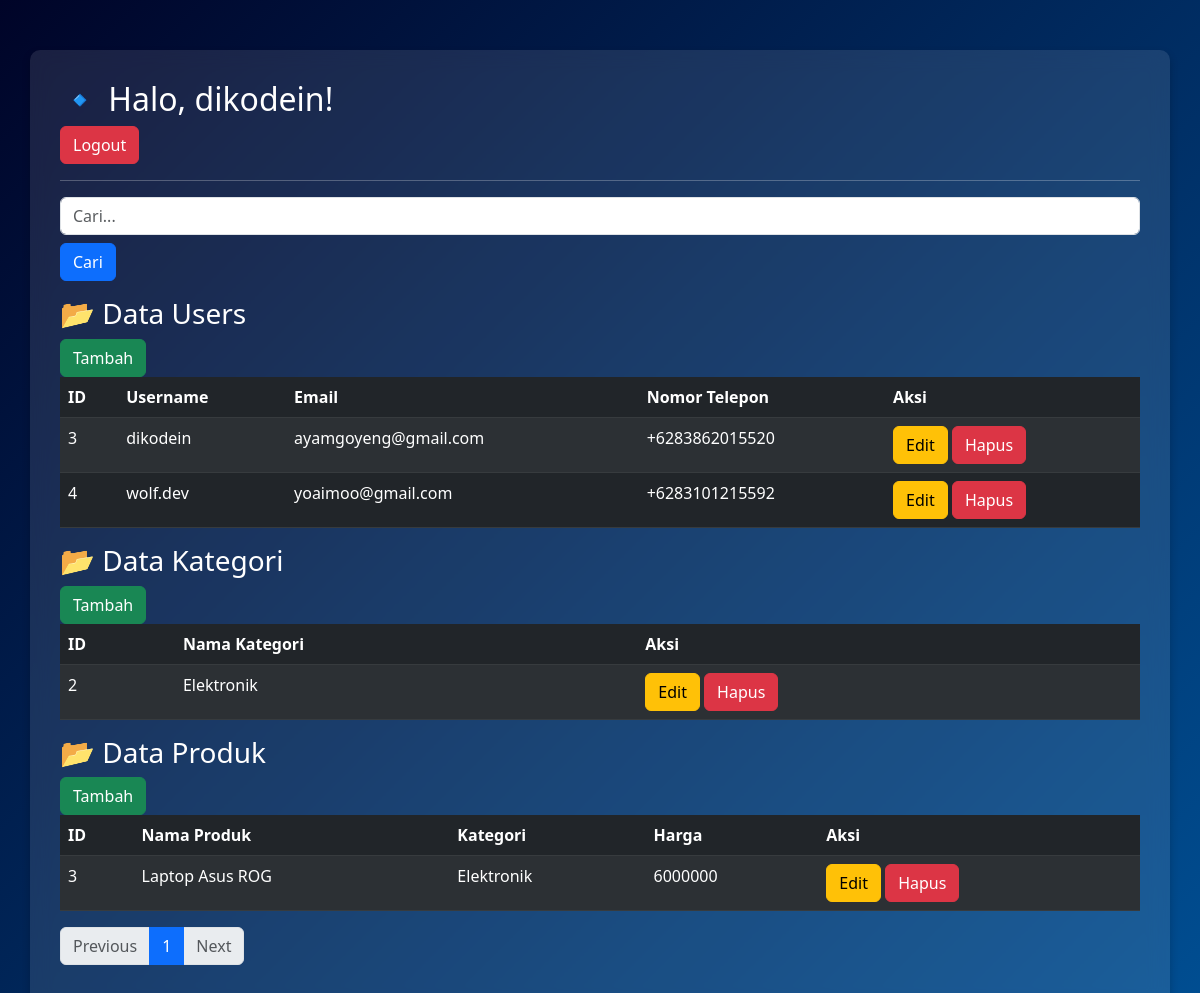
The app's page /adminpanel/index.php (signed in), older data.
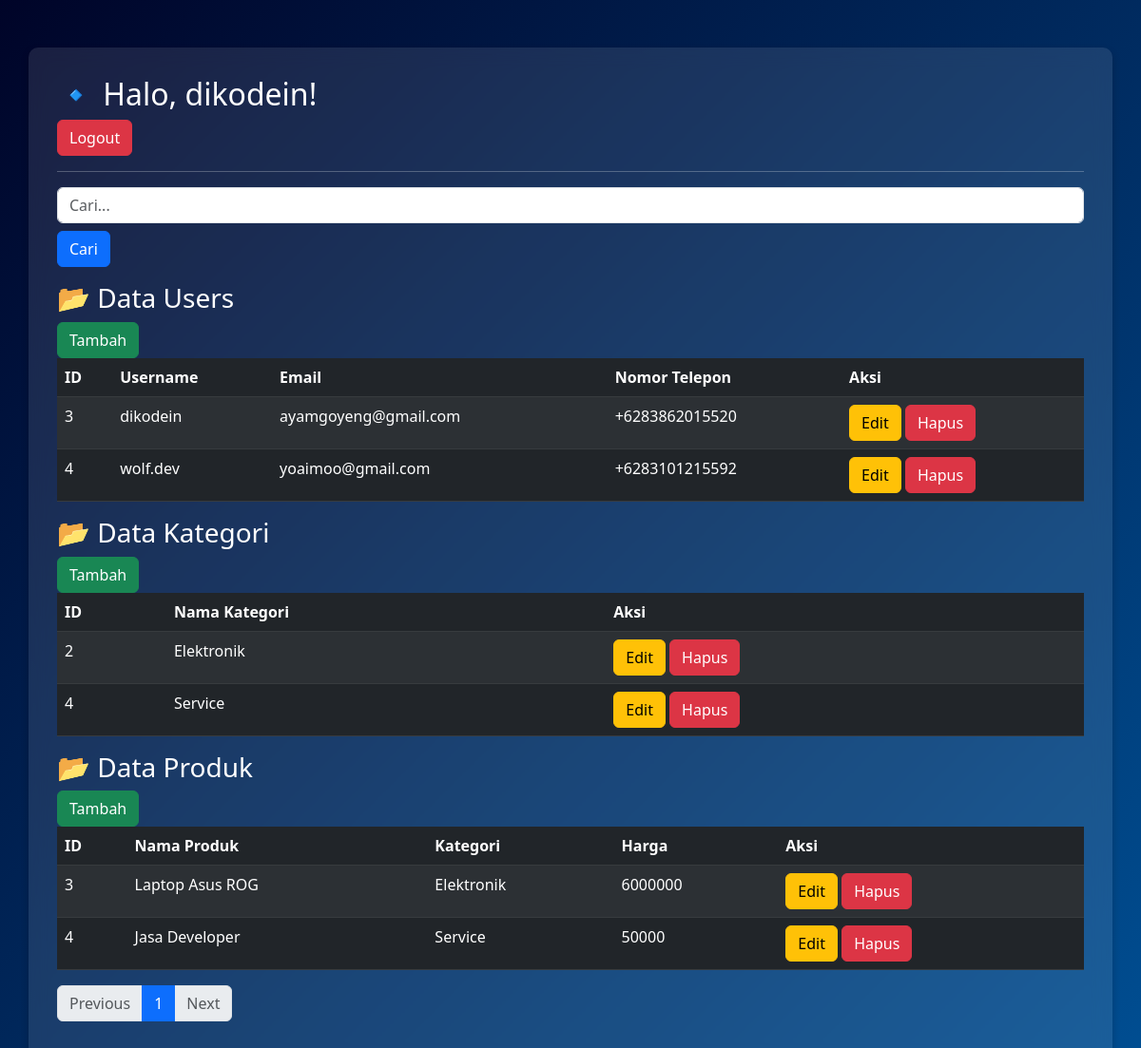
The same page, newer data.
### tables this page shows
CREATE TABLE `users` (
  `id` int(11) NOT NULL,
  `username` varchar(50) DEFAULT NULL,
  `email` varchar(255) NOT NULL,
  `nomor_telepon` varchar(20) NOT NULL,
  `password` varchar(255) DEFAULT NULL
);

CREATE TABLE `kategori` (
  `id` int(11) NOT NULL,
  `nama` varchar(100) DEFAULT NULL
);

CREATE TABLE `produk` (
  `id` int(11) NOT NULL,
  `kategori_id` int(11) DEFAULT NULL,
  `penjual_nama` varchar(255) NOT NULL,
  `whatsapp` varchar(255) NOT NULL,
  `nama` varchar(255) DEFAULT NULL,
  `harga` double DEFAULT NULL,
  `foto` varchar(255) DEFAULT NULL,
  `detail` text DEFAULT NULL,
  `stok` enum('habis','tersedia') DEFAULT 'tersedia'
);

### adminpanel/index.php (the view, shortened to what this page needs)
<?php
require "../koneksi.php";
$limit = 10;
$page = isset($_GET['page']) ? (int)$_GET['page'] : 1;
$start = ($page - 1) * $limit;
$search = isset($_GET['search']) ? trim($_GET['search']) : "";
$stmt_users = $koneksi->prepare("SELECT id, username, email, nomor_telepon FROM users WHERE username LIKE ? OR email LIKE ? LIMIT ?, ?");
$search_param = "%$search%";
$stmt_users->bind_param("ssii", $search_param, $search_param, $start, $limit);
$stmt_users->execute();
$users_query = $stmt_users->get_result();
$stmt_kategori = $koneksi->prepare("SELECT * FROM kategori WHERE nama LIKE ? LIMIT ?, ?");
$stmt_kategori->bind_param("sii", $search_param, $start, $limit);
$stmt_kategori->execute();
$kategori_query = $stmt_kategori->get_result();
$stmt_produk = $koneksi->prepare("SELECT produk.*, kategori.nama as kategori_nama FROM produk JOIN kategori ON produk.kategori_id = kategori.id WHERE produk.nama LIKE ? LIMIT ?, ?");
$stmt_produk->bind_param("sii", $search_param, $start, $limit);
$stmt_produk->execute();
$produk_query = $stmt_produk->get_result();
$total_users = $koneksi->query("SELECT COUNT(*) AS total FROM users WHERE username LIKE '%$search%' OR email LIKE '%$search%' ")->fetch_assoc()['total'];
$total_kategori = $koneksi->query("SELECT COUNT(*) AS total FROM kategori WHERE nama LIKE '%$search%' ")->fetch_assoc()['total'];
$total_produk = $koneksi->query("SELECT COUNT(*) AS total FROM produk WHERE nama LIKE '%$search%' ")->fetch_assoc()['total'];
$total_pages = ceil(max($total_users, $total_kategori, $total_produk) / $limit);
?>
<!DOCTYPE html>
<html lang="id">
<head>
    <link href="https://cdn.jsdelivr.net/npm/bootstrap@5.3.0/dist/css/bootstrap.min.css" rel="stylesheet">
</head>
<body>
<div class="container">
    <h2>🔹 Halo, <?= htmlspecialchars($_SESSION['admin_username']); ?>!</h2>
    <a href="logout.php" class="btn btn-danger">Logout</a>
    <hr>
    <form method="GET" class="mb-3">
        <input type="text" name="search" class="form-control" placeholder="Cari..." value="<?= htmlspecialchars($search); ?>">
        <button type="submit" class="btn btn-primary mt-2">Cari</button>
    </form>
    <h3>📂 Data Users</h3>
    <a href="tambah_user.php" class="btn btn-success">Tambah</a>
    <table class="table table-dark table-striped">
        <thead>
            <tr><th>ID</th><th>Username</th><th>Email</th><th>Nomor Telepon</th><th>Aksi</th></tr>
        </thead>
        <tbody>
            <?php while ($user = $users_query->fetch_assoc()): ?>
                <tr>
                    <td><?= $user['id']; ?></td>
                    <td><?= htmlspecialchars($user['username']); ?></td>
                    <td><?= htmlspecialchars($user['email']); ?></td>
                    <td><?= htmlspecialchars($user['nomor_telepon']); ?></td>
                    <td><a href="edit_user.php?id=<?= $user['id']; ?>" class="btn btn-warning">Edit</a>
                    <a href="hapus_user.php?id=<?= $produk['id']; ?>" class="btn btn-danger" onclick="return confirm('Hapus user ini?');">Hapus</a></td>
                </tr>
            <?php endwhile; ?>
        </tbody>
    </table>
    <h3>📂 Data Kategori</h3>
    <a href="tambah_kategori.php" class="btn btn-success">Tambah</a>
    <table class="table table-dark table-striped">
        <thead>
            <tr><th>ID</th><th>Nama Kategori</th><th>Aksi</th></tr>
        </thead>
        <tbody>
            <?php while ($kategori = $kategori_query->fetch_assoc()): ?>
                <tr>
                    <td><?= $kategori['id']; ?></td>
                    <td><?= htmlspecialchars($kategori['nama']); ?></td>
                    <td><a href="edit_kategori.php?id=<?= $kategori['id']; ?>" class="btn btn-warning">Edit</a>
                    <a href="hapus_kategori.php?id=<?= $produk['id']; ?>" class="btn btn-danger" onclick="return confirm('Hapus kategori ini?');">Hapus</a></td>
                </tr>
            <?php endwhile; ?>
        </tbody>
    </table>
    <h3>📂 Data Produk</h3>
    <a href="tambah_produk.php" class="btn btn-success">Tambah</a>
    <table class="table table-dark table-striped">
        <thead>
            <tr><th>ID</th><th>Nama Produk</th><th>Kategori</th><th>Harga</th><th>Aksi</th></tr>
        </thead>
        <tbody>
            <?php while ($produk = $produk_query->fetch_assoc()): ?>
                <tr>
                    <td><?= $produk['id']; ?></td>
                    <td><?= htmlspecialchars($produk['nama']); ?></td>
                    <td><?= htmlspecialchars($produk['kategori_nama']); ?></td>
                    <td><?= htmlspecialchars($produk['harga']); ?></td>
                    <td><a href="edit_produk.php?id=<?= $produk['id']; ?>" class="btn btn-warning">Edit</a>
                    <a href="hapus_produk.php?id=<?= $produk['id']; ?>" class="btn btn-danger" onclick="return confirm('Hapus produk ini?');">Hapus</a>
                    </td>
                </tr>
            <?php endwhile; ?>
        </tbody>
    </table>
    <nav>
        <ul class="pagination">
            <li class="page-item <?= ($page == 1) ? 'disabled' : ''; ?>">
                <a class="page-link" href="?page=<?= $page - 1; ?>&search=<?= htmlspecialchars($search); ?>">Previous</a>
            </li>
            <?php for ($i = 1; $i <= $total_pages; $i++): ?>
                <li class="page-item <?= ($i == $page) ? 'active' : ''; ?>">
                    <a class="page-link" href="?page=<?= $i; ?>&search=<?= htmlspecialchars($search); ?>"> <?= $i; ?> </a>
                </li>
            <?php endfor; ?>
            <li class="page-item <?= ($page == $total_pages) ? 'disabled' : ''; ?>">
                <a class="page-link" href="?page=<?= $page + 1; ?>&search=<?= htmlspecialchars($search); ?>">Next</a>
            </li>
        </ul>
    </nav>
</div>
</body>
</html>

### adminpanel/index.php (style rules this page uses)
body { background: linear-gradient(135deg, #000428, #004e92); color: #fff; min-height: 100vh; padding-top: 50px; }
.container { background: rgba(255, 255, 255, 0.1); padding: 30px; border-radius: 10px; backdrop-filter: blur(10px); box-shadow: 0 4px 8px rgba(0, 0, 0, 0.2); }

Row changes from the older to the newer data that the page shows:
added kategori: id "4", nama "Service"
added produk: id "4", nama "Jasa Developer", kategori.nama "Service", harga "50000"
